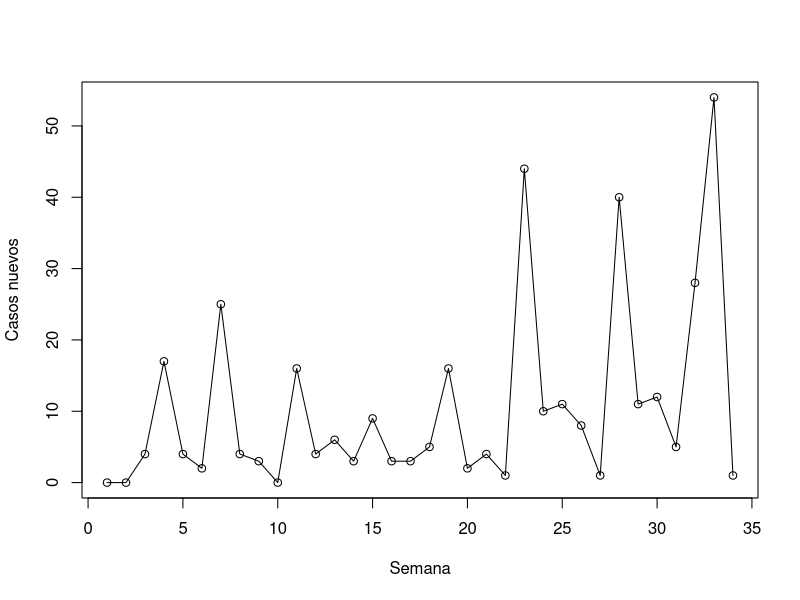
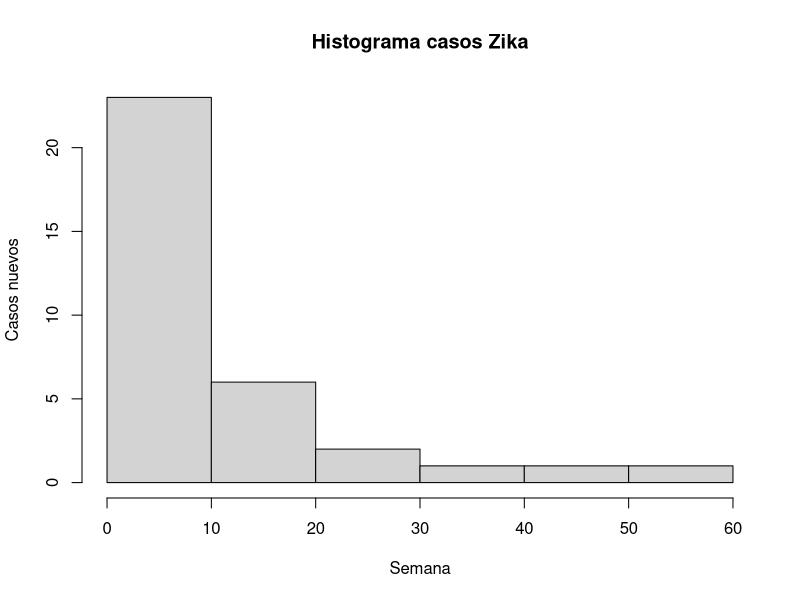
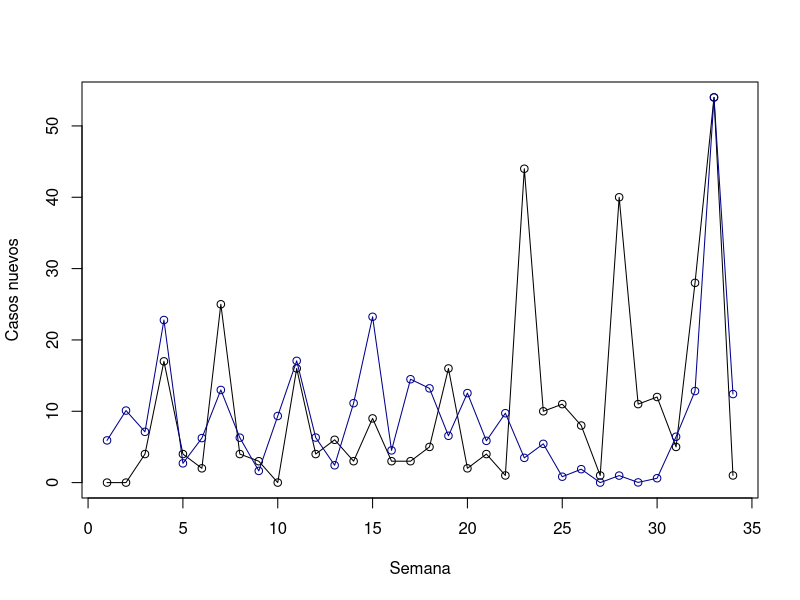

The R script that drew these images, in order:

data <- read.csv("zika.csv", header=TRUE, sep=",")
#graficamos los datos
png("p5r2.png", width=600, height=300, units="px")
plot(data$sem, data$casos, xlab="Semana", ylab="Casos nuevos", xlim=c(1,34))
lines(data$sem, data$casos, type="l")

#histograma de los datos
png("histp5.png")
hist(data$casos, xlab="Semana", ylab="Casos nuevos", main="Histograma casos Zika")
graphics.off()

media <- mean(data$casos)
dist <- rexp(34, rate = 1/media) #distribucion exponencial con media de los datos

#comparamos datos y datos distribucion
png("distp5.png", width=600, height=300, units="px")
plot(data$sem, data$casos, xlab="Semana", ylab="Casos nuevos")
lines(data$sem, data$casos, type="l")
par(new=TRUE)
plot(dist, axes = FALSE, xlab="", ylab="", xlim=c(1,34), col="darkblue")
lines(dist, type="l", col="darkblue")

#aplicamos Monte Carlo
#pedazo <- 35
#cuantos <- 500
#predice <- function() {
 #   valores <- rexp(pedazo, rate = 1/media)
  #  return(sum(valores[pedazo]))
#}

#suppressMessages(library(doParallel))
#registerDoParallel(makeCluster(detectCores() - 1))
#montecarlo <- foreach(i = 1:cuantos, .combine=c) %dopar% predice()
#stopImplicitCluster()
#prediccion <- sum(montecarlo) / (cuantos)
#print(prediccion)
